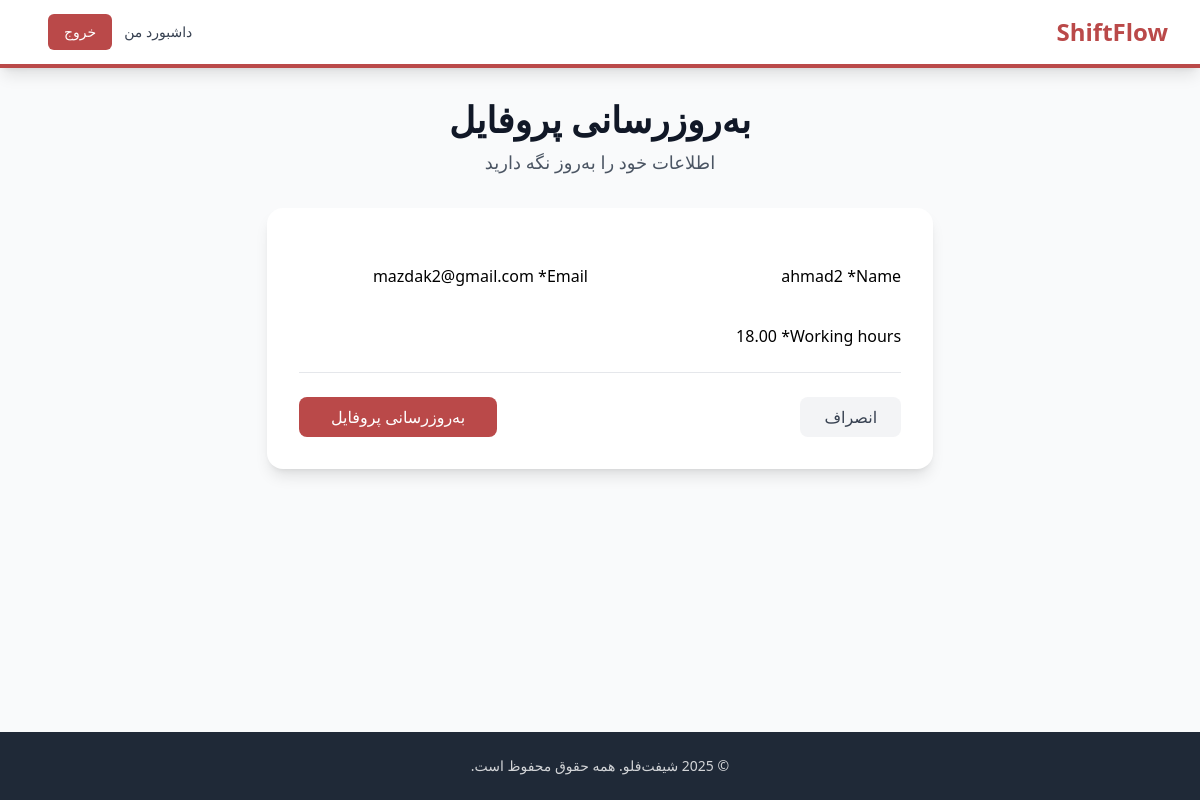
The page /profile/update/ (signed in) on the database its author committed.
### core/models.py (models this page shows, shortened)
class Employee(models.Model):
    user = models.OneToOneField(User, on_delete=models.CASCADE, related_name='employee_profile')
    name = models.CharField(max_length=100)
    email = models.EmailField(unique=True)
    working_hours = models.DecimalField(
        max_digits=5,
        decimal_places=2,
        default=0.00,
        validators=[MinValueValidator(0.00)]
    )
    created_at = models.DateTimeField(auto_now_add=True)
    updated_at = models.DateTimeField(auto_now=True)
    class Meta:
        ordering = ['name']

### core/views.py (the view)
# urls.py: path('profile/update/', views.update_employee_profile, name='update_employee_profile'),
@login_required
def update_employee_profile(request):
    try:
        employee = request.user.employee_profile
    except Employee.DoesNotExist:
        messages.error(request, 'Employee profile not found.')
        return redirect('core:create_employee_profile')
    if request.method == 'POST':
        form = EmployeeForm(request.POST, instance=employee)
        if form.is_valid():
            form.save()
            messages.success(request, 'Profile updated successfully!')
            return redirect('core:employee_dashboard')
    else:
        form = EmployeeForm(instance=employee)
    context = {'form': form, 'employee': employee}
    return render(request, 'core/update_employee_profile.html', context)

### admin_dashboard/forms.py
class EmployeeForm(forms.ModelForm):
    class Meta:
        model = Employee
        fields = ['name', 'email', 'working_hours']

### templates/core/update_employee_profile.html (shortened to what this page needs)
{% extends 'base.html' %}
{% load crispy_forms_tags %}
{% block content %}
<div class="max-w-3xl mx-auto">
  <div class="mb-8 text-center">
    <h1 class="text-4xl font-bold text-gray-900 mb-2">به‌روزرسانی پروفایل</h1>
    <p class="text-lg text-gray-600">اطلاعات خود را به‌روز نگه دارید</p>
  </div>
  <div class="bg-white rounded-2xl shadow-lg p-8">
    <form method="post" class="space-y-6">
      <div class="grid md:grid-cols-2 gap-6">
        <div>{{ form.name|as_crispy_field }}</div>
        <div>{{ form.email|as_crispy_field }}</div>
      </div>
      <div>{{ form.working_hours|as_crispy_field }}</div>
      <div class="flex items-center justify-between pt-6 border-t border-gray-200">
        <a href="{% url 'core:employee_dashboard' %}"
           class="bg-gray-100 text-gray-700 px-6 py-2 rounded-lg hover:bg-gray-200 transition-colors font-medium">
          انصراف
        </a>
        <button type="submit"
                class="bg-pomodoro-red text-white px-8 py-2 rounded-lg hover:bg-red-700 transition-colors font-medium">
          به‌روزرسانی پروفایل
        </button>
      </div>
    </form>
  </div>
</div>
{% endblock %}

### rows shown on the page
Employee: name "ahmad2", email "mazdak2@gmail.com", working_hours "18.00"
